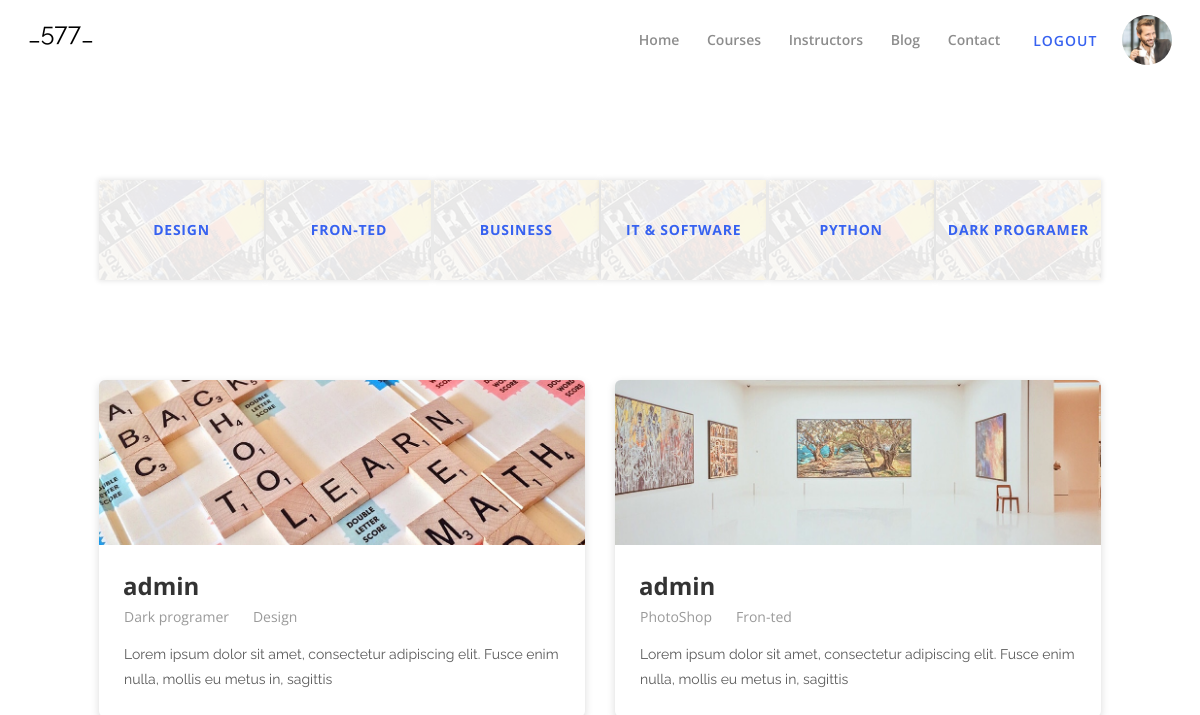
/blog (signed in), run on the app's committed database.
### blog/models.py (models this page shows, shortened)
class Category(models.Model):
    name = models.CharField(max_length=50)
    def __str__(self):
        return self.name

class Blog(models.Model):
    author = models.ForeignKey(User, on_delete=models.SET_NULL, null=True)
    title = models.CharField(max_length=50)
    image = models.ImageField(upload_to="blog_image/")
    category = models.ForeignKey(Category, on_delete=models.SET_NULL, null=True)
    description = models.TextField()
    created_at = models.DateTimeField(auto_now_add=True)

### blog/views.py (the view)
# urls.py: path("", blog, name='blog'),
def blog(request):
    blogs = Blog.objects.all()
    category = Category.objects.all()
    context = {
        'blogs': blogs,
        'category': category
    }
    return render(request, 'blog.html', context=context)

### templates/blog.html (shortened to what this page needs)
<!DOCTYPE html>
{% load static %}
<html lang="en">
<head>
    <link rel="stylesheet" href="{% static 'style.css' %}">
</head>
<body>
    <header class="header-area">
        <div class="clever-main-menu">
            <div class="classy-nav-container breakpoint-off">
                <nav class="classy-navbar justify-content-between" id="cleverNav">
                    <a class="nav-brand" href="{%  url  'index' %}">
                        <p style="color: black; font-size: 25px;">_577_</p>
                    </a>
                    <div class="classy-menu">
                        <div class="classynav">
                            <ul>
                                <li><a href="{%  url  'index' %}">Home</a></li>
                                <li><a href="{%  url  'courses' %}">Courses</a></li>
                                <li><a href="{%  url  'instructors' %}">Instructors</a></li>
                                <li><a href="{% url 'blog' %}">Blog</a></li>
                                <li><a href="{%  url  'contact' %}">Contact</a></li>
                            </ul>
                            {% if user.is_authenticated %}
                            <div class="register-login-area">
                                <a href="{%  url  'logout' %}" class="btn">Logout</a>
                                <img style="width: 50px; height: 50px; border-radius: 50px;" src="{% static 'img/bg-img/person_1.jpg' %}" alt="">
                            </div>
                            {% else %}
                            <div class="register-login-area">
                                <a href="{%  url  'register' %}" class="btn">Register</a>
                                <a href="{%  url  'login' %}" class="btn active">Login</a>
                            </div>
                            {% endif %}
                        </div>
                    </div>
                </nav>
            </div>
        </div>
    </header>
    <section class="blog-area blog-page section-padding-100">
        <div class="container-fluid">
            <div class="row">
                <div class="col-12">
                    <div class="blog-catagories mb-70 d-flex flex-wrap justify-content-between">
                        {% for blog in category %}
                        <div class="single-catagories bg-img" style="background-image: url({% static  'img/bg-img/bc1.jpg' %});">
                            <a href="?category={{blog}}">
                                <h6>{{blog.name}}</h6>
                            </a>
                        </div>
                        {% endfor %}
                    </div>
                </div>
            </div>
            <div class="row">
                {% for blog in blogs %}
                <div class="col-12 col-md-6">
                    <div class="single-blog-area mb-100">
                        <img src="{{blog.image.url}}" alt="">
                        <div class="blog-content">
                            <a href="{%  url  'blog_detail'  blog.pk %}#" class="blog-headline">
                                <h4>{{blog.author}}</h4>
                            </a>
                            <div class="meta d-flex align-items-center">
                                <a href="{%  url  'index_login' %}#">{{blog.title}}</a>
                                <span><i class="fa fa-circle" aria-hidden="true"></i></span>
                                <a href="{%  url  'index_login' %}#">{{blog.category}}</a>
                            </div>
                            <p>{{blog.description}}</p>
                        </div>
                    </div>
                </div>
                {% endfor %}
            </div>
        </div>
    </section>
</body>
</html>

### static/style.css (style rules this page uses)
* { margin: 0; padding: 0; }
body { font-family: "Open Sans", sans-serif; font-size: 14px; font-weight: 400; }
h1, h2, h3, h4, h5, h6 { color: rgba(0, 0, 0, 0.8); line-height: 1.3; font-weight: 700; }
p { font-family: "Raleway", sans-serif; color: #5a5a5a; font-size: 14px; line-height: 1.8; font-weight: 400; }
a, a:hover, a:focus { -webkit-transition-duration: 500ms; transition-duration: 500ms; text-decoration: none; outline: 0 solid transparent; color: rgba(0, 0, 0, 0.8); font-weight: 600; font-size: 14px; }
ul, ol { margin: 0; }
ul li, ol li { list-style: none; }
img { height: auto; max-width: 100%; }
.mb-70 { margin-bottom: 70px !important; }
.mb-100 { margin-bottom: 100px !important; }
.section-padding-100 { padding-top: 100px; padding-bottom: 100px; }
.bg-img { background-position: center center; background-size: cover; background-repeat: no-repeat; }
.header-area { position: relative; z-index: 200; }
.clever-main-menu { position: relative; z-index: 1; width: 100%; height: 80px; }
.clever-main-menu .classy-navbar { height: 80px; }
.clever-main-menu .classynav ul li a { color: rgba(0, 0, 0, 0.45); font-weight: 600; }
.register-login-area { position: relative; z-index: 1; }
.register-login-area a { position: relative; display: inline-block; padding: 0 20px; height: 40px; font-weight: 600; text-transform: uppercase; letter-spacing: 1px; font-size: 14px; color: #3762f0; line-height: 40px; }
.blog-page { padding-left: 7%; padding-right: 7%; }
.single-blog-area { position: relative; z-index: 1; box-shadow: 0 3px 8px rgba(0, 0, 0, 0.15); border-radius: 6px; }
.single-blog-area img { display: block; width: 100%; border-radius: 6px 6px 0 0; }
.single-blog-area .blog-content { padding: 25px; }
.single-blog-area .blog-content .blog-headline { display: block; }
.single-blog-area .blog-content .blog-headline h4 { margin-bottom: 5px; margin-left: -1px; -webkit-transition-duration: 500ms; transition-duration: 500ms; }
.single-blog-area .blog-content .meta { margin-bottom: 15px; }
.single-blog-area .blog-content .meta span { color: rgba(0, 0, 0, 0.4); font-size: 5px; margin-right: 10px; }
.single-blog-area .blog-content .meta a { color: rgba(0, 0, 0, 0.4); display: inline-block; font-size: 14px; font-weight: 400; margin-right: 10px; }
.single-blog-area .blog-content p { margin-bottom: 0; }
.blog-catagories { position: relative; z-index: 1; }
.blog-catagories .single-catagories { position: relative; z-index: 2; -webkit-box-flex: 0; -ms-flex: 0 0 165px; flex: 0 0 165px; width: 165px; max-width: 165px; height: 100px; text-align: center; box-shadow: 0 0 5px 1px rgba(0, 0, 0, 0.1); margin-bottom: 30px; }
.blog-catagories .single-catagories::after { position: absolute; width: 100%; height: 100%; z-index: -1; background-color: rgba(255, 255, 255, 0.9); top: 0; left: 0; content: ''; }
.blog-catagories .single-catagories h6 { font-size: 14px; margin-bottom: 0; color: #3762f0; text-transform: uppercase; letter-spacing: 0.75px; line-height: 1.9; position: absolute; top: 50%; -webkit-transform: translateY(-50%); transform: translateY(-50%); width: 100%; text-align: center; -webkit-transition-duration: 500ms; transition-duration: 500ms; }

### data on the page
Category: name "DESIGN"
Category: name "FRON-TED"
Category: name "BUSINESS"
Category: name "IT & SOFTWARE"
Category: name "PYTHON"
Category: name "DARK PROGRAMER"
Blog: image (picture), author "admin", title "Dark programer", category "Design", description "Lorem ipsum dolor sit amet, consectetur adipiscing elit. Fusce enim nulla, mollis eu metus in, sagittis"
Blog: image (picture), author "admin", title "PhotoShop", category "Fron-ted", description "Lorem ipsum dolor sit amet, consectetur adipiscing elit. Fusce enim nulla, mollis eu metus in, sagittis"
